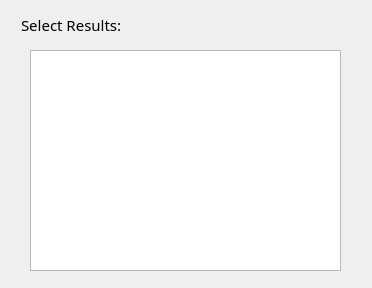
<?xml version="1.0" encoding="UTF-8"?>
<ui version="4.0">
 <class>Dialog</class>
 <widget class="QDialog" name="Dialog">
  <property name="geometry">
   <rect>
    <x>0</x>
    <y>0</y>
    <width>372</width>
    <height>288</height>
   </rect>
  </property>
  <property name="windowTitle">
   <string>Dialog</string>
  </property>
  <widget class="QWidget" name="widget" native="true">
   <property name="geometry">
    <rect>
     <x>20</x>
     <y>40</y>
     <width>331</width>
     <height>241</height>
    </rect>
   </property>
   <widget class="QTableWidget" name="tableWidget_resultDisplay">
    <property name="geometry">
     <rect>
      <x>10</x>
      <y>10</y>
      <width>311</width>
      <height>221</height>
     </rect>
    </property>
   </widget>
  </widget>
  <widget class="QLabel" name="label">
   <property name="geometry">
    <rect>
     <x>21</x>
     <y>14</y>
     <width>131</width>
     <height>21</height>
    </rect>
   </property>
   <property name="font">
    <font>
     <family>Arial Rounded MT Bold</family>
     <pointsize>11</pointsize>
     <weight>50</weight>
     <bold>false</bold>
    </font>
   </property>
   <property name="text">
    <string>Select Results:</string>
   </property>
  </widget>
 </widget>
 <resources/>
 <connections/>
</ui>
